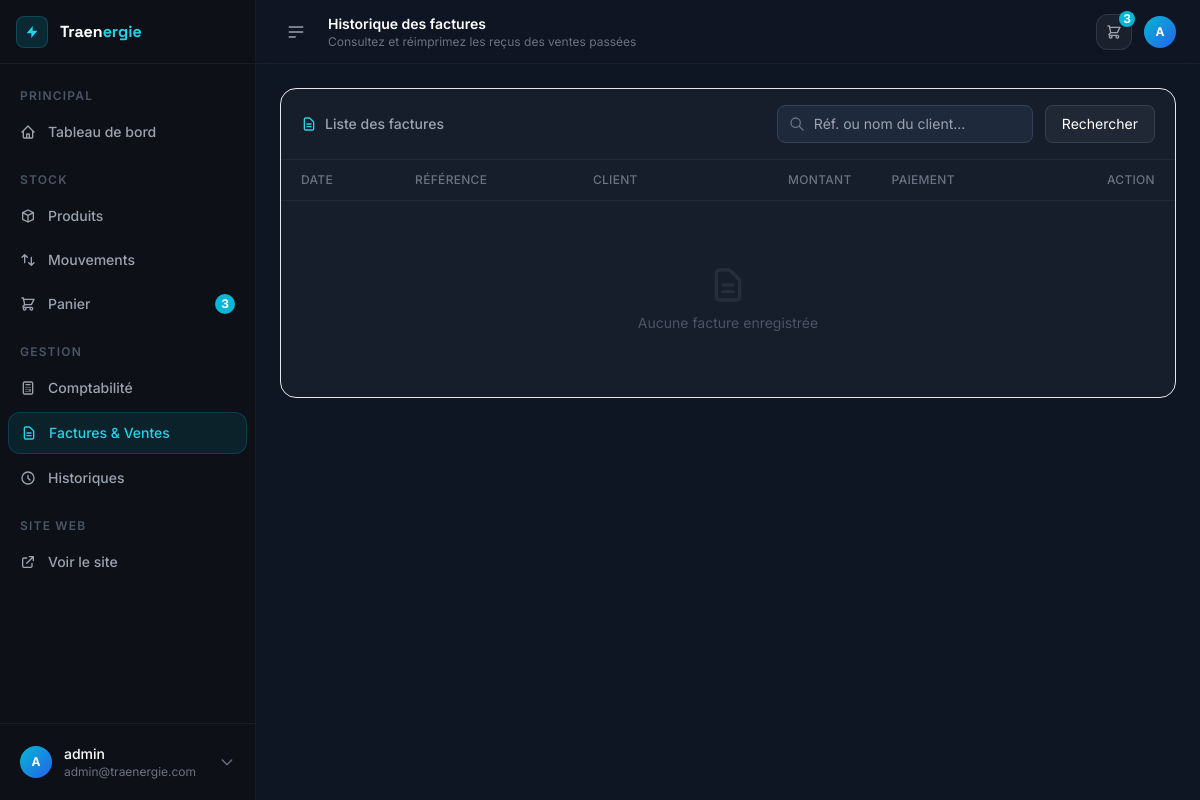
The page /dashboard/ventes/ (signed in) on the database as committed earlier.
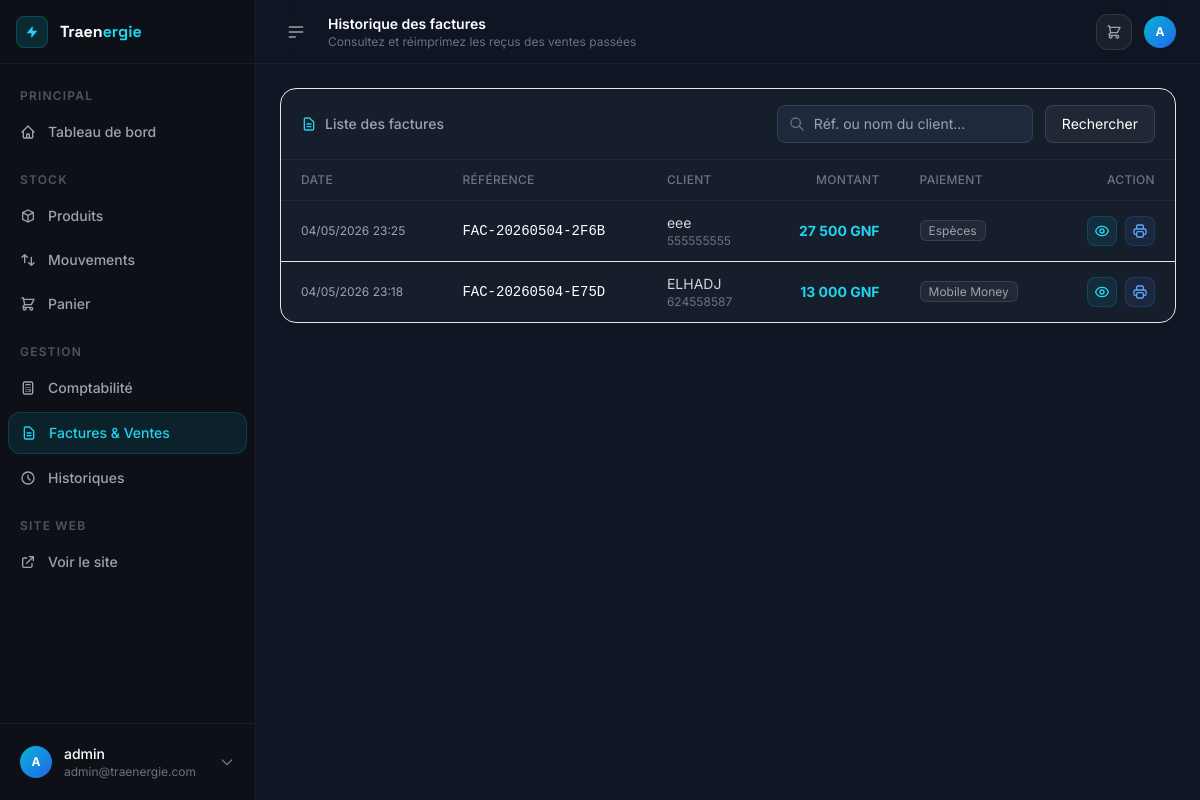
The same page on the database as committed later.
### apps/stock/models.py (models this page shows, shortened)
class Sale(models.Model):
    reference = models.CharField(max_length=50, unique=True, verbose_name="Référence")
    customer_name = models.CharField(max_length=200, blank=True, verbose_name="Nom du client")
    customer_phone = models.CharField(max_length=50, blank=True, verbose_name="Téléphone client")
    total_amount = models.DecimalField(max_digits=15, decimal_places=2, default=0, verbose_name="Montant total")
    payment_method = models.CharField(max_length=50, default="cash", choices=[("cash", "Espèces"), ("card", "Carte Bancaire"), ("mobile", "Mobile Money"), ("transfer", "Virement")], verbose_name="Méthode de paiement")
    created_by = models.ForeignKey(User, on_delete=models.SET_NULL, null=True, verbose_name="Vendeur")
    created_at = models.DateTimeField(auto_now_add=True)
    class Meta:
        verbose_name = "Vente"
        verbose_name_plural = "Ventes"
        ordering = ["-created_at"]

### apps/stock/views.py (the view)
# urls.py: path("ventes/", views.SaleListView.as_view(), name="sales"),
class SaleListView(LoginRequiredMixin, View):
    def get(self, request):
        qs = Sale.objects.select_related("created_by").prefetch_related("items__product").order_by("-created_at")
        search = request.GET.get("q", "")
        if search:
            qs = qs.filter(Q(reference__icontains=search) | Q(customer_name__icontains=search) | Q(customer_phone__icontains=search))
        context = {
            "sales": qs[:100],  # Limit to latest 100 for performance
            "search": search,
        }
        return render(request, "stock/sale_list.html", context)

### apps/stock/context_processors.py (called while the page is built)
def cart_context(request):
    cart_count = 0
    cart_total = 0
    if request.user.is_authenticated:
        try:
            cart = request.user.cart
            cart_count = cart.total_items
            cart_total = cart.total_price
        except Cart.DoesNotExist:
            pass
    return {
        "cart_count": cart_count,
        "cart_total": cart_total,
    }

### apps/stock/models.py (called while the page is built)
    @property
    def total_items(self):
        return sum(item.quantity for item in self.items.all())

    @property
    def total_price(self):
        return sum(item.subtotal for item in self.items.all())

    @property
    def subtotal(self):
        return self.product.unit_price * self.quantity

    @property
    def subtotal(self):
        return self.unit_price * self.quantity

### templates/stock/sale_list.html (shortened to what the changed rows need)
{% extends "base_dashboard.html" %}
{% load humanize %}
{% block page_title %}Historique des factures{% endblock %}
{% block content %}
<div class="bg-card border border-white/8 rounded-2xl overflow-hidden" x-data="{ detailModalOpen: false, currentSale: null }">
  <div class="overflow-x-auto">
    <table class="w-full text-sm">
      <thead>
        <tr class="border-b border-white/5 bg-white/2">
          <th class="text-left px-5 py-3 text-gray-500 font-medium text-xs uppercase tracking-wide">Date</th>
          <th class="text-left px-5 py-3 text-gray-500 font-medium text-xs uppercase tracking-wide">Référence</th>
          <th class="text-left px-5 py-3 text-gray-500 font-medium text-xs uppercase tracking-wide">Client</th>
          <th class="text-right px-5 py-3 text-gray-500 font-medium text-xs uppercase tracking-wide">Montant</th>
          <th class="text-left px-5 py-3 text-gray-500 font-medium text-xs uppercase tracking-wide">Paiement</th>
          <th class="text-right px-5 py-3 text-gray-500 font-medium text-xs uppercase tracking-wide">Action</th>
        </tr>
      </thead>
      <tbody class="divide-y divide-white/4">
        {% for sale in sales %}
        <tr class="hover:bg-white/2 transition">
          <td class="px-5 py-3 text-gray-400 text-xs whitespace-nowrap">
            {{ sale.created_at|date:"d/m/Y H:i" }}
          </td>
          <td class="px-5 py-3 text-white font-mono text-sm">
            {{ sale.reference }}
          </td>
          <td class="px-5 py-3 text-gray-300">
            {% if sale.customer_name %}{{ sale.customer_name }}{% else %}<span class="text-gray-500 italic">Anonyme</span>{% endif %}
            {% if sale.customer_phone %}<div class="text-xs text-gray-500">{{ sale.customer_phone }}</div>{% endif %}
          </td>
          <td class="px-5 py-3 text-right text-cyan-400 font-bold">
            {{ sale.total_amount|floatformat:0|intcomma }} GNF
          </td>
          <td class="px-5 py-3 text-gray-400 text-xs">
            <span class="px-2 py-0.5 rounded-md border border-white/10 bg-white/5">{{ sale.get_payment_method_display }}</span>
          </td>
          <td class="px-5 py-3 text-right">
            <div class="flex items-center justify-end gap-2">
              <button @click="currentSale = { reference: '{{ sale.reference }}', date: '{{ sale.created_at|date:'d/m/Y H:i' }}', customer: '{{ sale.customer_name|default:'Anonyme'|escapejs }}', total: '{{ sale.total_amount|floatformat:0|intcomma }}', items: [{% for item in sale.items.all %}{ name: '{{ item.product.name|escapejs }}', qty: {{ item.quantity }}, subtotal: '{{ item.subtotal|floatformat:0|intcomma }}' }{% if not forloop.last %},{% endif %}{% endfor %}] }; detailModalOpen = true"
                      class="p-1.5 bg-cyan-500/10 hover:bg-cyan-500/20 border border-cyan-500/20 text-cyan-400 rounded-lg transition" title="Voir les produits">
              </button>
              <a href="{% url 'dashboard:sale_receipt' sale.pk %}" target="_blank"
                 class="p-1.5 bg-blue-500/10 hover:bg-blue-500/20 border border-blue-500/20 text-blue-400 rounded-lg transition" title="Imprimer le reçu">
              </a>
            </div>
          </td>
        </tr>
        {% empty %}
        <tr>
          <td colspan="6" class="py-16 text-center text-gray-600">
            <svg class="w-10 h-10 mx-auto mb-2 opacity-30" fill="none" stroke="currentColor" viewBox="0 0 24 24"><path stroke-linecap="round" stroke-linejoin="round" stroke-width="2" d="M9 12h6m-6 4h6m2 5H7a2 2 0 01-2-2V5a2 2 0 012-2h5.586a1 1 0 01.707.293l5.414 5.414a1 1 0 01.293.707V19a2 2 0 01-2 2z"/></svg>
            <p>Aucune facture enregistrée</p>
          </td>
        </tr>
        {% endfor %}
      </tbody>
    </table>
  </div>
</div>
{% endblock %}

### templates/base_dashboard.html (shortened to what the changed rows need)
<!DOCTYPE html>
<html lang="fr" class="h-full">
<head>
  <script src="https://cdn.tailwindcss.com"></script>
  {% load static %}
  <link rel="stylesheet" href="{% static 'css/custom.css' %}">
</head>
<body class="h-full bg-canvas text-gray-100 font-sans antialiased"
      x-data="{ sidebarOpen: true, mobileMenuOpen: false }">
<div class="flex h-full min-h-screen">
  <aside :class="sidebarOpen ? 'w-64' : 'w-16'"
         class="hidden lg:flex flex-col bg-sidebar border-r border-white/5 transition-all duration-300 ease-in-out shrink-0 fixed inset-y-0 left-0 z-40">
    <nav class="flex-1 px-2 py-4 space-y-1 overflow-y-auto">
      <a href="{% url 'dashboard:cart' %}"
         class="flex items-center gap-3 px-3 py-2.5 rounded-xl text-sm font-medium transition
                {% if request.resolver_match.url_name == 'cart' %}bg-cyan-500/10 text-cyan-400 border border-cyan-500/20{% else %}text-gray-400 hover:bg-white/5 hover:text-white{% endif %}">
        <svg class="w-4 h-4 shrink-0" fill="none" stroke="currentColor" viewBox="0 0 24 24"><path stroke-linecap="round" stroke-linejoin="round" stroke-width="2" d="M3 3h2l.4 2M7 13h10l4-8H5.4M7 13L5.4 5M7 13l-2.293 2.293c-.63.63-.184 1.707.707 1.707H17m0 0a2 2 0 100 4 2 2 0 000-4zm-8 2a2 2 0 11-4 0 2 2 0 014 0z"/></svg>
        <span x-show="sidebarOpen" x-transition class="flex-1">Panier</span>
        {% if cart_count > 0 %}
        <span x-show="sidebarOpen" class="ml-auto bg-cyan-500 text-white text-xs font-bold px-1.5 py-0.5 rounded-full">{{ cart_count }}</span>
        {% endif %}
      </a>
    </nav>
  </aside>
  <div :class="sidebarOpen ? 'lg:ml-64' : 'lg:ml-16'"
       class="flex-1 flex flex-col min-w-0 transition-all duration-300">
    <header class="sticky top-0 z-30 flex items-center gap-4 h-16 px-4 lg:px-6 bg-canvas/80 backdrop-blur-xl border-b border-white/5">
      <div class="flex-1">
        <h1 class="text-sm font-semibold text-white">{% block page_title %}Dashboard{% endblock %}</h1>
      </div>
      <div class="flex items-center gap-3">
        <a href="{% url 'dashboard:cart' %}" class="relative flex items-center justify-center w-9 h-9 rounded-xl bg-white/5 hover:bg-white/10 border border-white/10 transition text-gray-400 hover:text-white">
          <svg class="w-4 h-4" fill="none" stroke="currentColor" viewBox="0 0 24 24"><path stroke-linecap="round" stroke-linejoin="round" stroke-width="2" d="M3 3h2l.4 2M7 13h10l4-8H5.4M7 13L5.4 5M7 13l-2.293 2.293c-.63.63-.184 1.707.707 1.707H17m0 0a2 2 0 100 4 2 2 0 000-4zm-8 2a2 2 0 11-4 0 2 2 0 014 0z"/></svg>
          {% if cart_count > 0 %}
          <span class="absolute -top-1 -right-1 w-4 h-4 bg-cyan-500 text-white text-xs font-bold rounded-full flex items-center justify-center">{{ cart_count }}</span>
          {% endif %}
        </a>
      </div>
    </header>
    <main class="flex-1 p-4 lg:p-6 overflow-auto">
      {% block content %}{% endblock %}
    </main>
  </div>
</div>
</body>
</html>

Rows that differ between the two databases and show on the page:
added Sale: created_at "04/05/2026 23:25", reference "FAC-20260504-2F6B", customer_name "eee", customer_phone "555555555", total_amount "27 500", payment_method "Espèces"
added Sale: created_at "04/05/2026 23:18", reference "FAC-20260504-E75D", customer_name "ELHADJ", customer_phone "624558587", total_amount "13 000", payment_method "Mobile Money"
Other text that changed with them:
{{ cart_count }}: "3" → (not shown)
text no longer shown: "Aucune facture enregistrée"
